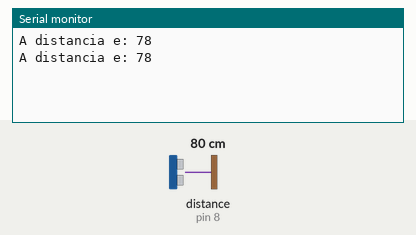
Recording of a sketch running on a simulated Arduino Uno, built with avr-gcc and run on an emulated ATmega328P. On the bench: the last lines printed to the serial monitor. Wiring (inferred from the names in the program): ultrasonic range finder: trigger pin 9; echo pin 8. Inputs (shaded band) come from the test bench; at power-on: distance to the obstacle (sensor on pin 8) 80 cm. The echo pulse lasts 58.3 µs per cm.

Above: at 1.8 s.
1.9 s: distance to the obstacle (sensor on pin 8) set to 2 cm
At 2.8 s:
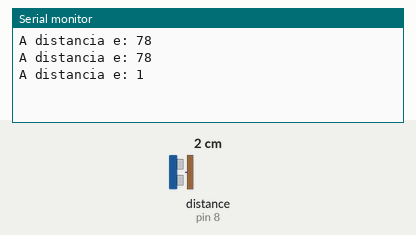
3.4 s: distance to the obstacle (sensor on pin 8) set to 4 cm
At 4.7 s:
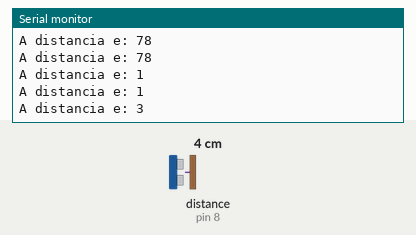
Timing chart, 0 to 6.4 s (numbered marks = the images above; inputs shaded):
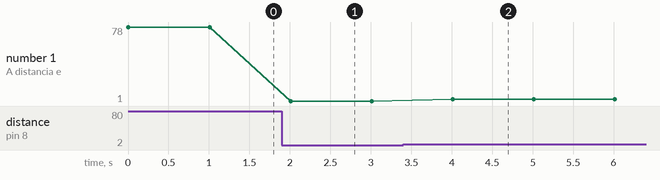

Measured:
- after the input at 1.9 s, the serial monitor: prints a new line after 0.11 s (image 1)
- after the input at 3.4 s, the serial monitor: prints a new line after 0.61 s (image 2)
- plotted number 1: 78 → 1 after the input at 1.9 s, 1 → 3 after the input at 3.4 s

The sketch:

SensorUltrassonico.ino
```cpp
// C++ code
//
int TRIGGER = 9;
int ECHO = 8;

void setup()
{
  Serial.begin(9600);
  pinMode(TRIGGER, OUTPUT);
  pinMode(ECHO, INPUT);
}

void loop()
{
  digitalWrite(TRIGGER, HIGH);
  delayMicroseconds(10); // Wait for 1000 millisecond(s)
  digitalWrite(TRIGGER, LOW);
  int time = pulseIn(ECHO, HIGH);

  int distance = (0.034 * time) / 2;

  Serial.print("A distancia e: ");
  Serial.println(distance);
  delay(1000); // Wait for 1000 millisecond(s)
}
```
